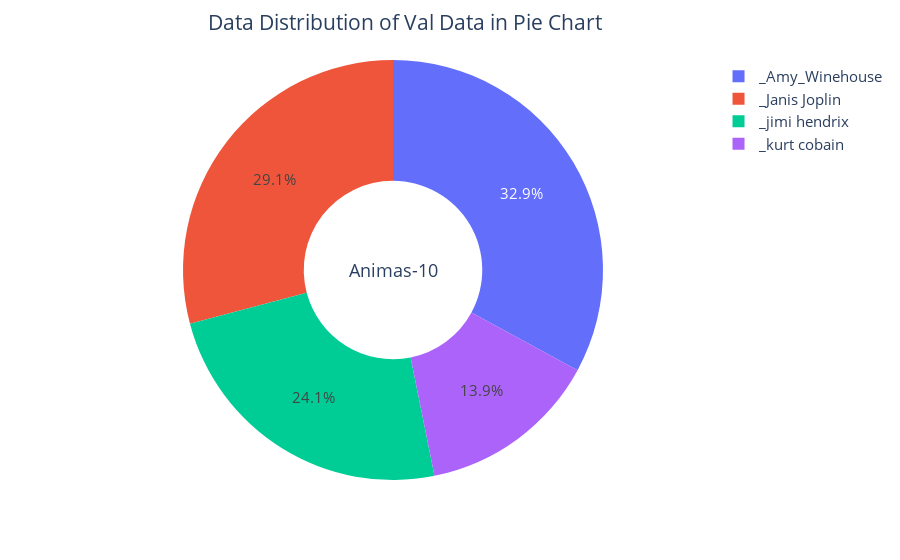

Notebook code cell kept with this figure:
### Code cell
fig=px.pie(class_id_distribution_val.head(10),values= 'ClassId', names=val_df['ClassId'].unique(),hole=0.425)
fig.update_layout(title='Data Distribution of Val Data in Pie Chart',font_size=15,title_x=0.45,annotations=[dict(text='Animas-10',font_size=18, showarrow=False,height=800,width=700)])
fig.update_traces(textfont_size=15,textinfo='percent')
fig.show()

### Figure 1 — Plotly figure (JSON) as saved in the notebook; plotly's stock layout.template omitted (floating-point values rounded to 4 significant figures)
{"data": [{"domain": {"x": [0, 1], "y": [0, 1]}, "hole": 0.425, "hovertemplate": "label=%{label}<br>ClassId=%{value}<extra></extra>", "labels": ["_Amy_Winehouse", "_Janis Joplin", "_jimi hendrix", "_kurt cobain"], "legendgroup": "", "name": "", "showlegend": true, "textfont": {"size": 15}, "textinfo": "percent", "type": "pie", "values": [26, 23, 19, 11]}], "layout": {"annotations": [{"font": {"size": 18}, "height": 800, "showarrow": false, "text": "Animas-10", "width": 700}], "font": {"size": 15}, "legend": {"tracegroupgap": 0}, "margin": {"t": 60}, "title": {"text": "Data Distribution of Val Data in Pie Chart", "x": 0.45}}}
